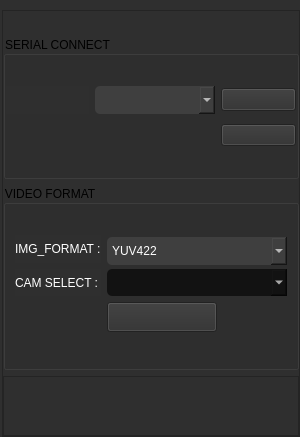
            <widget class="QWidget" name="CAMERA_PAGE">
             <property name="styleSheet">
              <string notr="true">background-color: rgb(47, 47, 47);</string>
             </property>
             <layout class="QVBoxLayout" name="verticalLayout_5">
              <property name="spacing">
               <number>0</number>
              </property>
              <property name="leftMargin">
               <number>2</number>
              </property>
              <property name="topMargin">
               <number>10</number>
              </property>
              <property name="rightMargin">
               <number>0</number>
              </property>
              <property name="bottomMargin">
               <number>0</number>
              </property>
              <item>
               <widget class="QFrame" name="frame_CAMERA">
                <property name="styleSheet">
                 <string notr="true"/>
                </property>
                <property name="frameShape">
                 <enum>QFrame::StyledPanel</enum>
                </property>
                <property name="frameShadow">
                 <enum>QFrame::Raised</enum>
                </property>
                <layout class="QVBoxLayout" name="verticalLayout_7">
                 <property name="leftMargin">
                  <number>0</number>
                 </property>
                 <property name="topMargin">
                  <number>25</number>
                 </property>
                 <property name="rightMargin">
                  <number>0</number>
                 </property>
                 <property name="bottomMargin">
                  <number>0</number>
                 </property>
                 <item>
                  <widget class="QGroupBox" name="groupBox">
                   <property name="styleSheet">
                    <string notr="true">font: 63 12pt &quot;Segoe UI Semibold&quot;;</string>
                   </property>
                   <property name="title">
                    <string>SERIAL CONNECT</string>
                   </property>
                   <layout class="QGridLayout" name="gridLayout_5">
                    <property name="leftMargin">
                     <number>0</number>
                    </property>
                    <property name="topMargin">
                     <number>30</number>
                    </property>
                    <property name="rightMargin">
                     <number>0</number>
                    </property>
                    <property name="bottomMargin">
                     <number>30</number>
                    </property>
                    <property name="verticalSpacing">
                     <number>10</number>
                    </property>
                    <item row="1" column="1">
                     <widget class="QComboBox" name="cb_port">
                      <property name="minimumSize">
                       <size>
                        <width>120</width>
                        <height>28</height>
                       </size>
                      </property>
                      <property name="maximumSize">
                       <size>
                        <width>90</width>
                        <height>28</height>
                       </size>
                      </property>
                      <property name="font">
                       <font>
                        <family>Segoe UI Semibold</family>
                        <pointsize>8</pointsize>
                        <weight>7</weight>
                        <italic>false</italic>
                        <bold>false</bold>
                       </font>
                      </property>
                      <property name="styleSheet">
                       <string notr="true">font: 63 8pt &quot;Segoe UI Semibold&quot;;
color: rgb(255, 255, 255);
border-radius: 5px;
background-color: rgb(63, 63, 63);</string>
                      </property>
                     </widget>
                    </item>
                    <item row="1" column="0">
                     <widget class="QLabel" name="label_17">
                      <property name="enabled">
                       <bool>true</bool>
                      </property>
                      <property name="minimumSize">
                       <size>
                        <width>10</width>
                        <height>0</height>
                       </size>
                      </property>
                      <property name="maximumSize">
                       <size>
                        <width>120</width>
                        <height>16777215</height>
                       </size>
                      </property>
                      <property name="font">
                       <font>
                        <family>Segoe UI Semibold</family>
                        <pointsize>11</pointsize>
                        <weight>7</weight>
                        <italic>false</italic>
                        <bold>false</bold>
                       </font>
                      </property>
                      <property name="tabletTracking">
                       <bool>true</bool>
                      </property>
                      <property name="styleSheet">
                       <string notr="true">font: 12pt &quot; FB&quot;;
font: 63 11pt &quot;Segoe UI Semibold&quot;;</string>
                      </property>
                      <property name="text">
                       <string/>
                      </property>
                      <property name="pixmap">
                       <pixmap resource="QuantumRED_MAIN.qrc">:/TEXT/resource/TEXT/PORT.png</pixmap>
                      </property>
                      <property name="alignment">
                       <set>Qt::AlignCenter</set>
                      </property>
                     </widget>
                    </item>
                    <item row="1" column="3">
                     <widget class="QPushButton" name="Connect_pb">
                      <property name="minimumSize">
                       <size>
                        <width>75</width>
                        <height>15</height>
                       </size>
                      </property>
                      <property name="maximumSize">
                       <size>
                        <width>75</width>
                        <height>23</height>
                       </size>
                      </property>
                      <property name="styleSheet">
                       <string notr="true">QPushButton:hover{
	border-image: url(:/BTN/resource/QuantumRED_MAIN/CONNECT_HOVER.png);
}
QPushButton{
	
	border-image: url(:/BTN/resource/QuantumRED_MAIN/CONNECT.png);
}
QPushButton:pressed{
	border-image: url(:/BTN/resource/QuantumRED_MAIN/CONNECT_PRESSED.png);
}</string>
                      </property>
                      <property name="text">
                       <string/>
                      </property>
                     </widget>
                    </item>
                    <item row="3" column="3">
                     <widget class="QPushButton" name="Serialport_pb">
                      <property name="minimumSize">
                       <size>
                        <width>75</width>
                        <height>0</height>
                       </size>
                      </property>
                      <property name="maximumSize">
                       <size>
                        <width>90</width>
                        <height>23</height>
                       </size>
                      </property>
                      <property name="styleSheet">
                       <string notr="true">QPushButton{
	border-image: url(:/BTN/resource/BUTTON/UPDATE.png);
}
QPushButton:hover{
	border-image: url(:/BTN/resource/BUTTON/UPDATE_HOVER.png);
}
QPushButton:pressed{
	border-image: url(:/BTN/resource/BUTTON/UPDATE_PRESSED.png);
}</string>
                      </property>
                      <property name="text">
                       <string/>
                      </property>
                     </widget>
                    </item>
                   </layout>
                  </widget>
                 </item>
                 <item>
                  <widget class="QGroupBox" name="groupBox_2">
                   <property name="styleSheet">
                    <string notr="true">font: 63 12pt &quot;Segoe UI Semibold&quot;;</string>
                   </property>
                   <property name="title">
                    <string>VIDEO FORMAT</string>
                   </property>
                   <layout class="QGridLayout" name="gridLayout_6">
                    <property name="topMargin">
                     <number>30</number>
                    </property>
                    <property name="bottomMargin">
                     <number>35</number>
                    </property>
                    <item row="2" column="1">
                     <widget class="QPushButton" name="START_BTN">
                      <property name="sizePolicy">
                       <sizepolicy hsizetype="Expanding" vsizetype="Fixed">
                        <horstretch>0</horstretch>
                        <verstretch>0</verstretch>
                       </sizepolicy>
                      </property>
                      <property name="minimumSize">
                       <size>
                        <width>50</width>
                        <height>30</height>
                       </size>
                      </property>
                      <property name="maximumSize">
                       <size>
                        <width>110</width>
                        <height>30</height>
                       </size>
                      </property>
                      <property name="font">
                       <font>
                        <family>Segoe UI Semibold</family>
                        <pointsize>12</pointsize>
                        <weight>7</weight>
                        <italic>false</italic>
                        <bold>false</bold>
                       </font>
                      </property>
                      <property name="styleSheet">
                       <string notr="true">QPushButton:hover{
	border-image: url(:/BTN/resource/QuantumRED_MAIN/CONNECT_HOVER.png);
}
QPushButton{
	
	border-image: url(:/BTN/resource/QuantumRED_MAIN/CONNECT.png);
}
QPushButton:pressed{
	border-image: url(:/BTN/resource/QuantumRED_MAIN/CONNECT_PRESSED.png);
}

</string>
                      </property>
                      <property name="text">
                       <string/>
                      </property>
                      <property name="icon">
                       <iconset>
                        <normaloff>:/buttom/resource/1.png</normaloff>
                        <normalon>:/buttom/resource/구성 요소 6 – 1.png</normalon>:/buttom/resource/1.png</iconset>
                      </property>
                      <property name="iconSize">
                       <size>
                        <width>74</width>
                        <height>31</height>
                       </size>
                      </property>
                     </widget>
                    </item>
                    <item row="0" column="0">
                     <widget class="QLabel" name="label_7">
                      <property name="styleSheet">
                       <string notr="true">font: 63 12pt &quot;Segoe UI Semibold&quot;;
color: rgb(255, 255, 255);</string>
                      </property>
                      <property name="text">
                       <string>IMG_FORMAT :</string>
                      </property>
                     </widget>
                    </item>
                    <item row="1" column="1">
                     <widget class="QComboBox" name="cb_UVC_CH">
                      <property name="sizePolicy">
                       <sizepolicy hsizetype="Preferred" vsizetype="Preferred">
                        <horstretch>0</horstretch>
                        <verstretch>0</verstretch>
                       </sizepolicy>
                      </property>
                      <property name="minimumSize">
                       <size>
                        <width>180</width>
                        <height>27</height>
                       </size>
                      </property>
                      <property name="maximumSize">
                       <size>
                        <width>120</width>
                        <height>35</height>
                       </size>
                      </property>
                      <property name="styleSheet">
                       <string notr="true">QComboBox{
background-color: rgb(18, 18, 18);
font: 63 9pt &quot;Segoe UI Semibold&quot;;
color: rgb(255, 255, 255);
border-radius: 5px
}

QComboBox:hover{
background-color: rgb(194, 194, 194);
font: 63 9pt &quot;Segoe UI Semibold&quot;;
color: rgb(255, 255, 255);
border-radius: 5px
}</string>
                      </property>
                     </widget>
                    </item>
                    <item row="1" column="0">
                     <widget class="QLabel" name="label_6">
                      <property name="styleSheet">
                       <string notr="true">font: 63 12pt &quot;Segoe UI Semibold&quot;;
color: rgb(255, 255, 255);</string>
                      </property>
                      <property name="text">
                       <string>CAM SELECT :</string>
                      </property>
                     </widget>
                    </item>
                    <item row="0" column="1">
                     <widget class="QComboBox" name="cb_mode_sel">
                      <property name="sizePolicy">
                       <sizepolicy hsizetype="Fixed" vsizetype="Fixed">
                        <horstretch>0</horstretch>
                        <verstretch>0</verstretch>
                       </sizepolicy>
                      </property>
                      <property name="minimumSize">
                       <size>
                        <width>180</width>
                        <height>28</height>
                       </size>
                      </property>
                      <property name="maximumSize">
                       <size>
                        <width>130</width>
                        <height>23</height>
                       </size>
                      </property>
                      <property name="styleSheet">
                       <string notr="true">QComboBox{
background-color: rgb(63, 63, 63);
font: 63 8pt &quot;Segoe UI Semibold&quot;;
color: rgb(255, 255, 255);
border-radius: 5px
}
QComboBox:hover{
background-color: rgb(194, 194, 194);
font: 63 8pt &quot;Segoe UI Semibold&quot;;
color: rgb(255, 255, 255);
border-radius: 5px
}</string>
                      </property>
                      <property name="sizeAdjustPolicy">
                       <enum>QComboBox::AdjustToContentsOnFirstShow</enum>
                      </property>
                      <item>
                       <property name="text">
                        <string>YUV422</string>
                       </property>
                      </item>
                      <item>
                       <property name="text">
                        <string>Y-16</string>
                       </property>
                      </item>
                     </widget>
                    </item>
                   </layout>
                  </widget>
                 </item>
                 <item>
                  <widget class="QFrame" name="frame_SERIAL">
                   <property name="minimumSize">
                    <size>
                     <width>0</width>
                     <height>20</height>
                    </size>
                   </property>
                   <property name="frameShape">
                    <enum>QFrame::StyledPanel</enum>
                   </property>
                   <property name="frameShadow">
                    <enum>QFrame::Raised</enum>
                   </property>
                   <layout class="QVBoxLayout" name="verticalLayout_16">
                    <item>
                     <spacer name="verticalSpacer_9">
                      <property name="orientation">
                       <enum>Qt::Vertical</enum>
                      </property>
                      <property name="sizeHint" stdset="0">
                       <size>
                        <width>20</width>
                        <height>40</height>
                       </size>
                      </property>
                     </spacer>
                    </item>
                   </layout>
                  </widget>
                 </item>
                </layout>
               </widget>
              </item>
             </layout>
            </widget>
